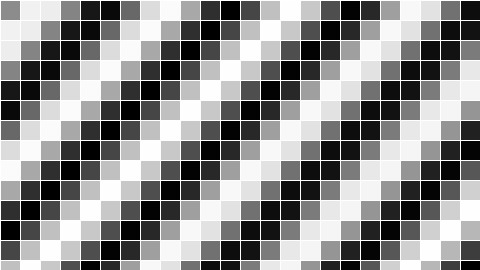
Frame 1 (no input)
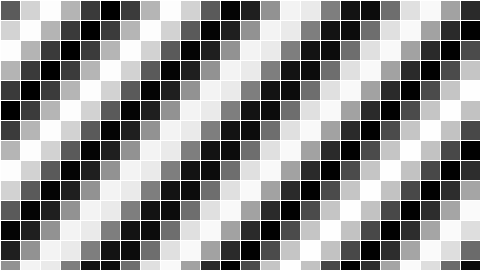
Frame 60 (the mouse pressed at the canvas centre just before this capture)
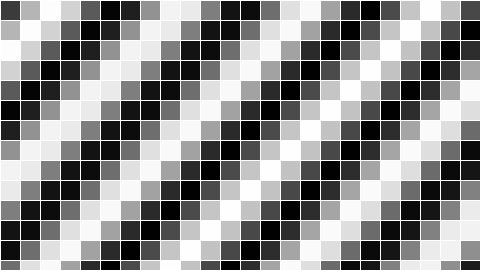
Frame 120 (the mouse held since frame 60 and released just before this capture)

The Processing sketch that drew these frames (run headless with seeded random() and noise(); from frame 60 on, the mouse is pressed at the canvas centre):

// Processing sketch: example_13_10_grid_cells
// ── example_13_10_grid_cells.pde
// Learning Processing
// Daniel Shiffman
// http://www.learningprocessing.com

// Example 13-10: Two-dimensional array of objects

// 2D Array of objects
Cell[][] grid; 

// Number of columns and rows in the grid
int cols = 32;
int rows = 18;

void setup() {
  size(480, 270);
  grid = new Cell[cols][rows];

  // The counter variables i and j are also the column and row numbers
  // In this example, they are used as arguments to the constructor for each object in the grid.
  for (int i = 0; i < cols; i++ ) {
    for (int j = 0; j < rows; j++ ) {
      // Initialize each object
      grid[i][j] = new Cell(i*20, j*20, 20, 20, i + j);
    }
  }
}

void draw() {
  background(0);
  for (int i = 0; i < cols; i ++ ) {     
    for (int j = 0; j < rows; j ++ ) {
      // Oscillate and display each object
      grid[i][j].oscillate();
      grid[i][j].display();
    }
  }
}

// ── Cell.pde
// A Cell object

class Cell {

  // A cell object knows about its location in the grid as well as its size with the variables x, y, w, h.
  float x, y;   // x,y location
  float w, h;   // width and height
  float angle;  // angle for oscillating brightness

  // Cell Constructor
  Cell(float tempX, float tempY, float tempW, float tempH, float tempAngle) {
    x = tempX;
    y = tempY;
    w = tempW;
    h = tempH;
    angle = tempAngle;
  }

  // Oscillation means increase angle
  void oscillate() {
    angle += 0.10;
  }

  void display() {
    stroke(255);
    // Color calculated using sine wave
    float bright = map(sin(angle), -1, 1, 0, 255);
    fill(bright);
    rect(x, y, w, h);
  }
}
